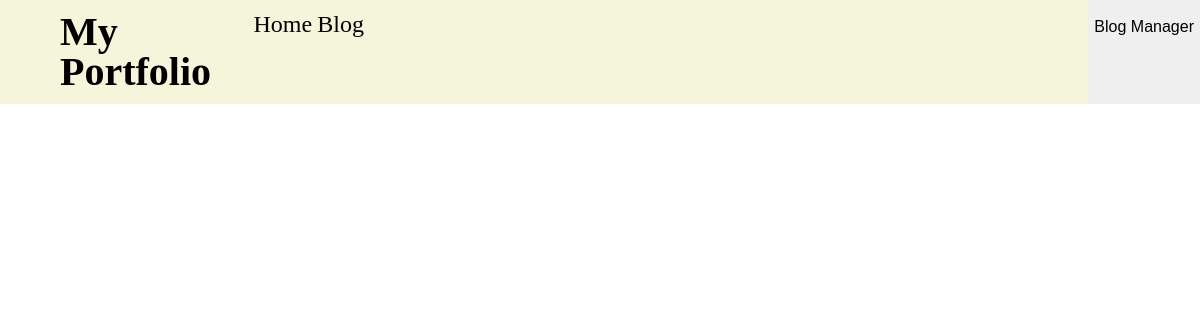
The page /blog/ on the database as committed earlier.
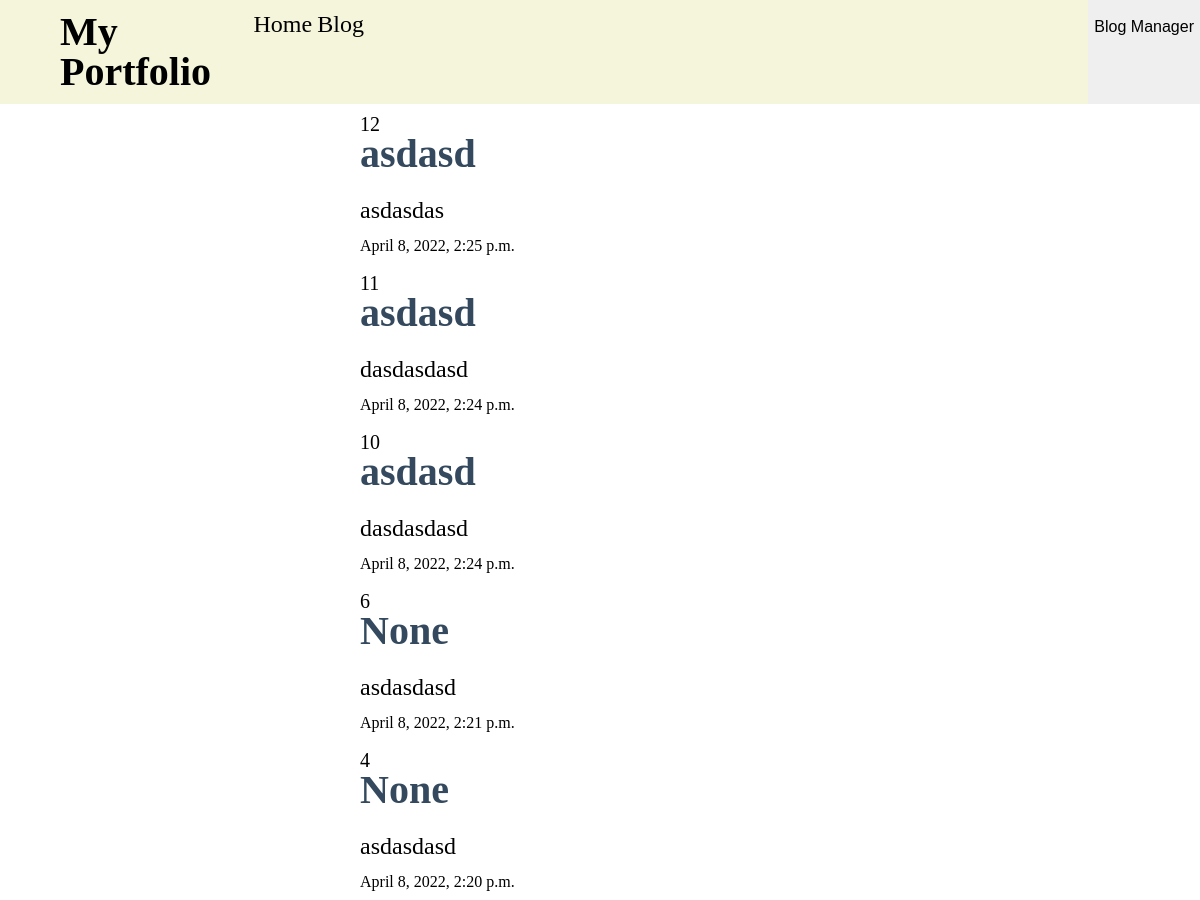
The same page on the database as committed later.
### blog/models.py (models this page shows)
class Blog(models.Model):
    title=models.CharField(max_length=100, null=false)
    description = models.CharField(max_length=500,null=True)
    content=models.TextField()
    date =models.DateTimeField(auto_now_add=True)

### blog/views.py (the view)
# urls.py: path('', views.blog, name='blog'),
def blog(request):
    blogs = Blog.objects.order_by('-date')[:5]
    param={'blogs':blogs}
    print(param)
    return render(request,'blog/blog.html',param)

### blog/templates/blog/blog.html (shortened to what this page needs)
{% extends 'main/base.html' %}
{% block head %}
{% load static %}
<div class="blog_menu">
    <div class="dropdown">
        <div><button class="dropbtn">Blog Manager</button></div>
    </div>
</div>
{%endblock%}
{% block body %}
<div class="blog_body">
    <div class="blog_side"></div>
    <div class="blog_mid">
        {% for blog in blogs %}
        <div class="blog_item">
            <div class="blog_title"><a href="{% url 'blog:blog_i' blog.id %}">
                    <p>{{blog.id}}</p><h1>{{blog.title}}</h1>
                </a>
            </div>
            <div class="blog_description"><br>{{blog.description}} </div>
            <div class="blog_date"><br>{{blog.date}}</div>
        </div>
        {% endfor %}
    </div>
    <div class="blog_side"></div>
</div>
{%endblock%}

Rows that differ between the two databases and show on the page:
added Blog: id "12", title "asdasd", description "asdasdas", date "April 8, 2022, 2:25 p.m."
added Blog: id "11", title "asdasd", description "dasdasdasd", date "April 8, 2022, 2:24 p.m."
added Blog: id "10", title "asdasd", description "dasdasdasd", date "April 8, 2022, 2:24 p.m."
added Blog: id "6", title "None", description "asdasdasd", date "April 8, 2022, 2:21 p.m."
added Blog: id "4", title "None", description "asdasdasd", date "April 8, 2022, 2:20 p.m."
